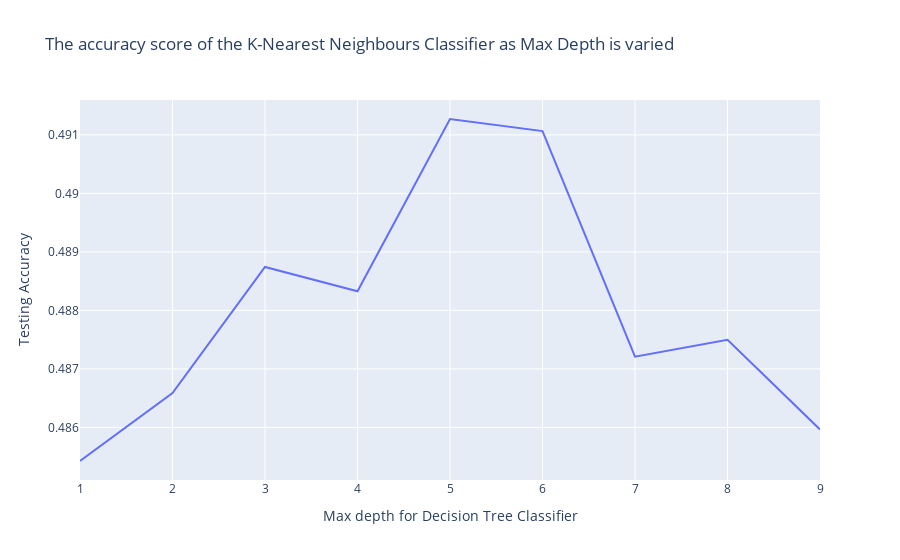

The cell this chart's notebook holds for it:
### Code cell
px.line(
    x=range(1, 10),
    y=scores_list,
    labels={'x': 'Max depth for Decision Tree Classifier', 'y': 'Testing Accuracy'},
    title='The accuracy score of the K-Nearest Neighbours Classifier as Max Depth is varied')

### Figure 1 — Plotly figure (JSON) as saved in the notebook; plotly's stock layout.template omitted (floating-point values rounded to 4 significant figures)
{"data": [{"hovertemplate": "Max depth for Decision Tree Classifier=%{x}<br>Testing Accuracy=%{y}<extra></extra>", "legendgroup": "", "line": {"color": "#636efa", "dash": "solid"}, "marker": {"symbol": "circle"}, "mode": "lines", "name": "", "orientation": "v", "showlegend": false, "type": "scatter", "x": [1, 2, 3, 4, 5, 6, 7, 8, 9], "xaxis": "x", "y": [0.4854, 0.4866, 0.4887, 0.4883, 0.4913, 0.4911, 0.4872, 0.4875, 0.486], "yaxis": "y"}], "layout": {"legend": {"tracegroupgap": 0}, "title": {"text": "The accuracy score of the K-Nearest Neighbours Classifier as Max Depth is varied"}, "xaxis": {"anchor": "y", "domain": [0, 1], "title": {"text": "Max depth for Decision Tree Classifier"}}, "yaxis": {"anchor": "x", "domain": [0, 1], "title": {"text": "Testing Accuracy"}}}}
